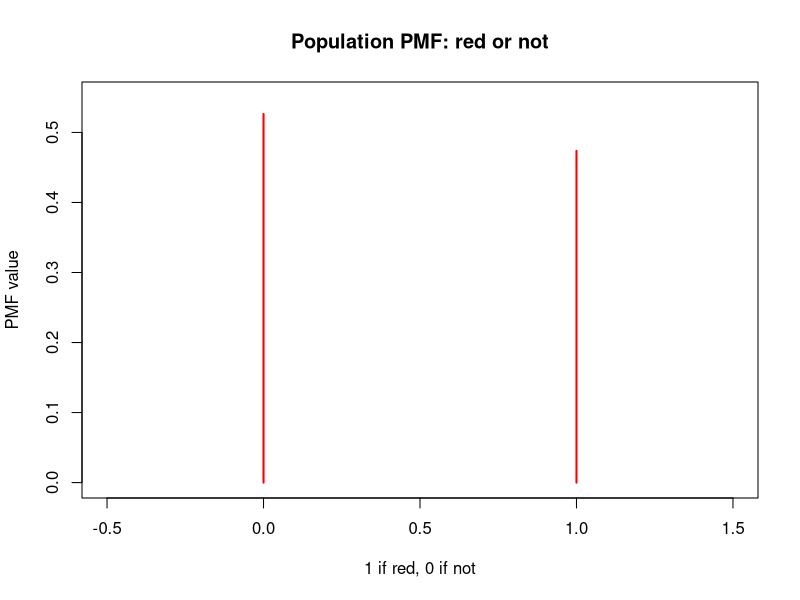
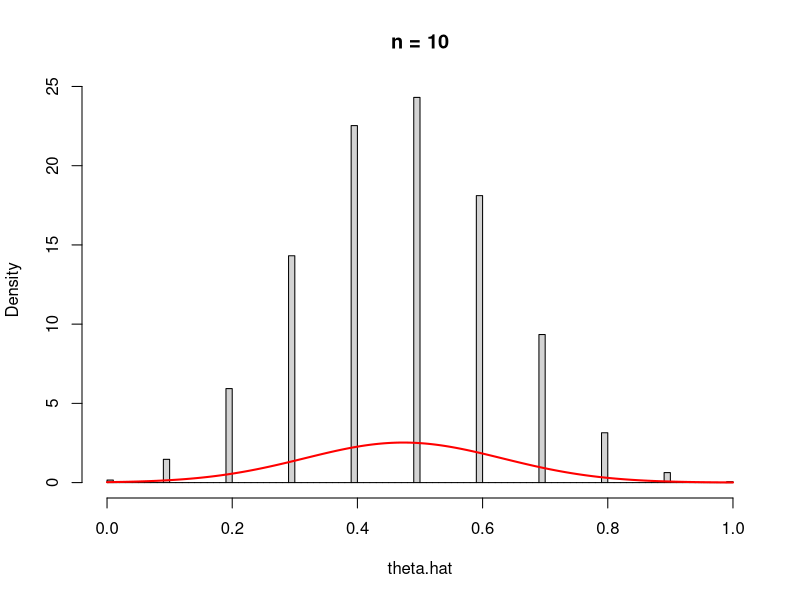
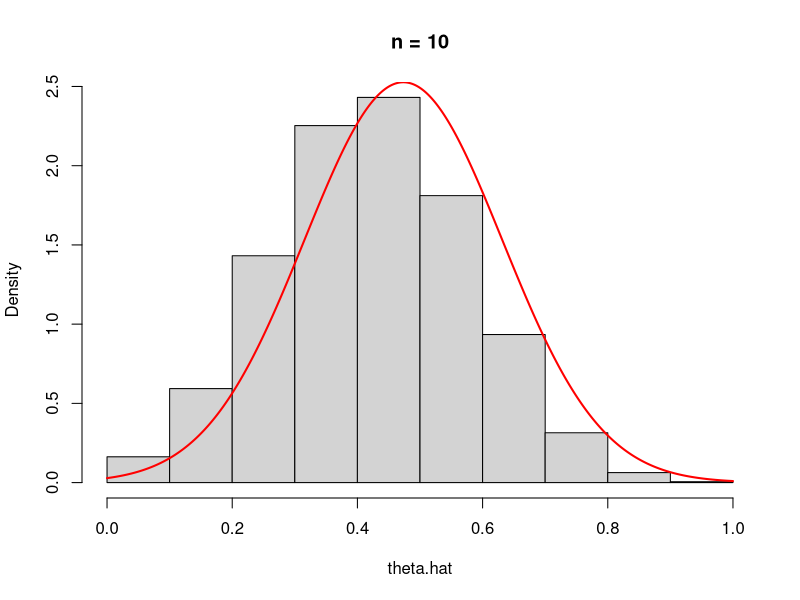
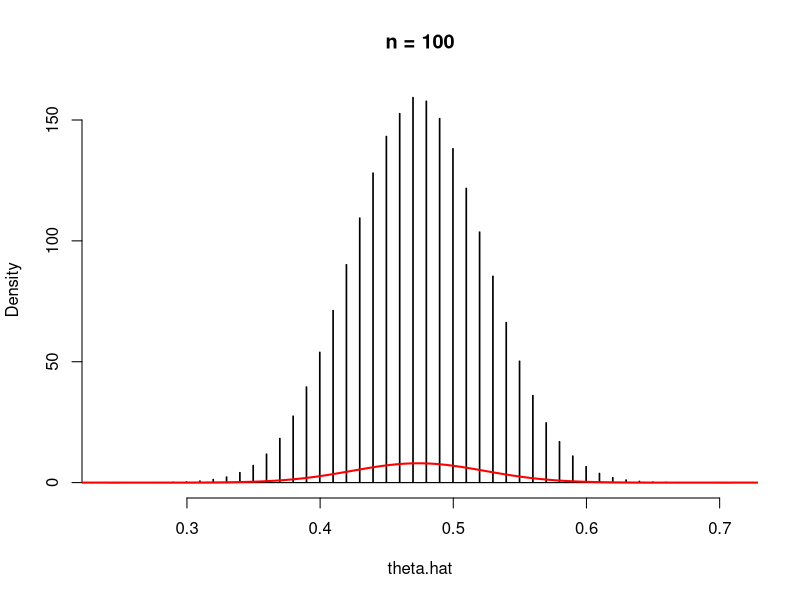
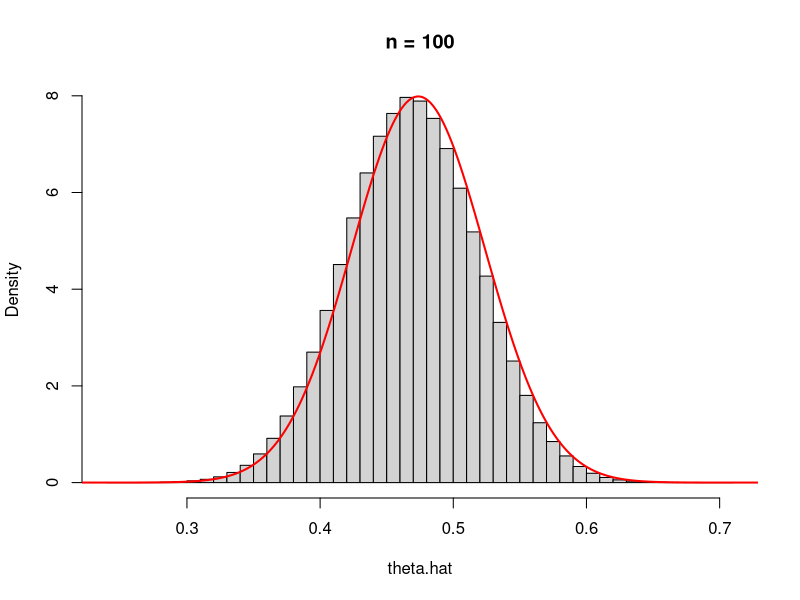

Generate these figures, in order, with R:
# Ryan Luk
# STAT 206
# Credit: Prof. David Draper (draper), UCSC 2020
# I made slight modifications / cleaned up

# unbuffer the output (ctrl + w)
# setwd( 'C:/Users/Ryan Luk/Github/bayesian-statistics/roulette-red-or-not' )

#####

# 18 red slots on a roulette wheel
print( population.data.set <- c( rep( 0,20 ), rep( 1,18 ) ) )

# plot the population probability mass function (PMF) - discrete
plot( 0, 0, type = 'n', xlim = c( -0.5, 1.5 ),
  xlab = '1 if red, 0 if not', main = 'Population PMF: red or not',
  ylab = 'PMF value', ylim = c( 0, 0.55 ) )

# probabilities
segments( 0, 0, 0, 20 / 38, lwd = 2, col = 'red' )

segments( 1, 0, 1, 18 / 38, lwd = 2, col = 'red' )

# theta is the population mean
print( theta <- mean( population.data.set ) )

# sigma is the population standard deviation = sqrt( theta * ( 1 - theta ) )
print( sigma <- sqrt( mean( ( population.data.set - theta )^2 ) ) )
sqrt( theta * ( 1 - theta ) )

# repeated-sampling data set
n <- 10
M <- 100000
seed <- 4391557
set.seed( seed )
repeated.sampling.data.set <- rep( NA, M )

for( m in 1:M ) { 

	simulated.sample.data.set <- sample( population.data.set, n, replace = T )
	repeated.sampling.data.set[ m ] <- mean ( simulated.sample.data.set )

}

# mean from repeated sampling (100,000 iterations)
print( length( repeated.sampling.data.set ) )
print( theta.hat <- mean( repeated.sampling.data.set ) )

M <- 1000000

for( m in 1:M ) { 

	simulated.sample.data.set <- sample( population.data.set, n, replace = T )
	repeated.sampling.data.set[ m ] <- mean ( simulated.sample.data.set )

}

# mean from repeated sampling (1,000,000 iterations)
print( length( repeated.sampling.data.set ) )
print( expected.value.theta.hat <- mean( repeated.sampling.data.set ) )

# standard error from repeated sampling
# long-run standard devitation (SE) is our regular SD divided by n
print( standard.error.theta.hat <- sqrt( theta * ( 1 - theta ) / n ) )
sd( repeated.sampling.data.set )

# frequency table of theta.hat values
table( repeated.sampling.data.set ) / M

# uncertainty with a sample size of only 10
# repeated sampling PMF, probability from '$prob = T'
# almost looks like a normal curve due to the Central Limit Theorem (CLT)
hist( repeated.sampling.data.set, prob = T, main = 'n = 10',
  breaks = 100, xlab = 'theta.hat' )

theta.hat.grid <- seq( 0, 1, length = 500 )

lines( theta.hat.grid, dnorm( theta.hat.grid, expected.value.theta.hat,
  standard.error.theta.hat ), lwd = 2, col = 'red' )

# using less bins
hist( repeated.sampling.data.set, prob = T, main = 'n = 10',
  breaks = 12, xlab = 'theta.hat' )

lines( theta.hat.grid, dnorm( theta.hat.grid, expected.value.theta.hat,
  standard.error.theta.hat ), lwd = 2, col = 'red' )

# simulation approximation
# P( | theta.hat - theta | <= epsilon )
# ex: epsilon = 0.01
# we want a high probability, i.e. theta.hat matches theta
epsilon <- 0.01
mean( abs( repeated.sampling.data.set - theta ) <= epsilon )

# sample size n = 10 sucks
pnorm( epsilon / standard.error.theta.hat ) - 
  pnorm( - epsilon / standard.error.theta.hat )

# using n = 100
n <- 100
seed <- 6350823
set.seed( seed )
repeated.sampling.data.set <- rep( NA, M )

for ( m in 1:M ) {

    simulated.sample.data.set <- sample( population.data.set, n, replace = T )
    repeated.sampling.data.set[ m ] <- mean( simulated.sample.data.set )

}

print( expected.value.theta.hat <- mean( repeated.sampling.data.set ) )
print( standard.error.theta.hat <- sd( repeated.sampling.data.set ) )
sqrt( theta * ( 1 - theta ) / n )

table( repeated.sampling.data.set ) / M

# the CLT will be more apparent with n = 100
hist( repeated.sampling.data.set, prob = T, main = 'n = 100',
  breaks = 1000, xlab = 'theta.hat' )

lines( theta.hat.grid, dnorm( theta.hat.grid, expected.value.theta.hat,
  standard.error.theta.hat ), lwd = 2, col = 'red' )

# less bins
hist( repeated.sampling.data.set, prob = T, main = 'n = 100',
  breaks = 50, xlab = 'theta.hat' )

lines( theta.hat.grid, dnorm( theta.hat.grid, expected.value.theta.hat,
  standard.error.theta.hat ), lwd = 2, col = 'red' )

# this should match our pnorm normal approximation above
mean( abs( repeated.sampling.data.set - theta ) <= epsilon ) 
pnorm( epsilon / standard.error.theta.hat ) - 
  pnorm( - epsilon / standard.error.theta.hat )
